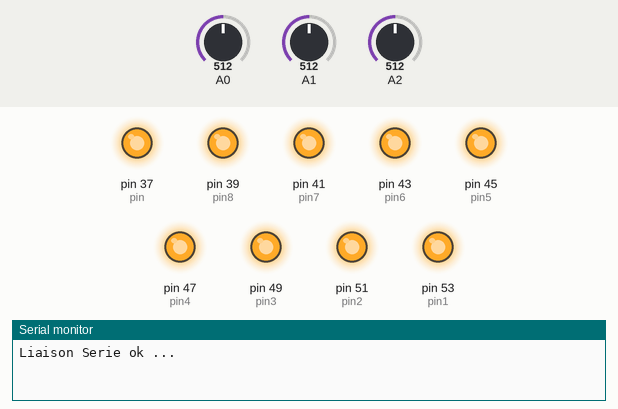
Recording of a sketch running on a simulated Arduino Mega 2560, built for the host (arithmetic inside an expression is 32-bit, double 64-bit). On the bench: output pins drawn as LEDs (lit = HIGH), the last lines printed to the serial monitor. The inputs (shaded band) are chosen by the test bench; at power-on: A0 = 512, A1 = 512, A2 = 512.

Above: at 0.1 s.
At 2.2 s:
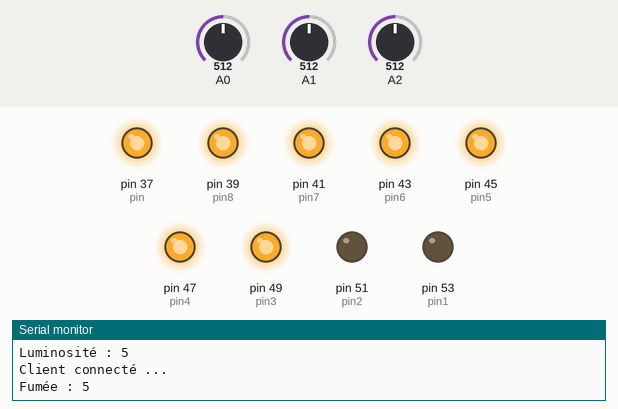
2.3 s: A0 set to 1011
5.3 s: A0 set to 1023
8.3 s: A1 set to 1015
9.8 s: A1 set to 1023
11.3 s: A2 set to 1004
14.3 s: A2 set to 1023
Timing chart, 0 to 16.8 s (numbered marks = the images above; inputs shaded):
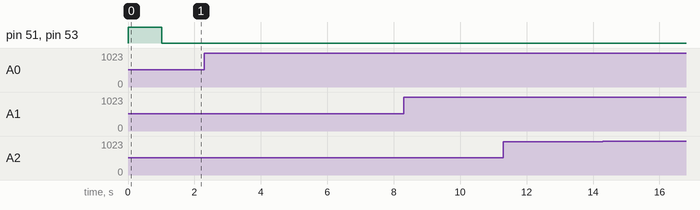

The sketch:

V5.ino
```cpp
#include <SPI.h>
#include <Ethernet.h>

const int pin = 37;
const int pin8 = 39; // Ventilateur Bas
const int pin7 = 41; // Ventilateur Haut
const int pin6 = 43; // Led en haut à gauche
const int pin5 = 45; // Led tunnel  gauche - HIGH = Rouge, LOW = Vert
const int pin4 = 47; // Led tunnel droite - HIGH = Rouge, LOW = Vert
const int pin3 = 49; // Lampadaires
const int pin2 = 51; // Lampadaires
const int pin1 = 53; // Lampadaires

/*const int potentiometerPin1 = A0; //Fumee
  const int potentiometerPin2 = A1; //C02
  const int potentiometerPin3 = A2; //Luminosité*/

String requete;

/* Connexion ethernet */
// L'adresse MAC du shield
byte mac[] = { 0xDE, 0xAD, 0xBE, 0xEF, 0xFE, 0xED };
// L'adresse IP que prendra le shield
byte ip[] = { 10, 194, 196, 35 };
// L'adresse IP de la passerelle
byte gateway[] = { 10, 194, 196, 254 };
// Attachement d'un objet "server" sur le port 2000
EthernetServer server(212);

void setup()
{

  // Initialisation liaison série
  Serial.begin(9600);

  pinMode(pin, OUTPUT);
  pinMode(pin1, OUTPUT);
  pinMode(pin2, OUTPUT);
  pinMode(pin3, OUTPUT);
  pinMode(pin4, OUTPUT);
  pinMode(pin5, OUTPUT);
  pinMode(pin6, OUTPUT);
  pinMode(pin7, OUTPUT);
  pinMode(pin8, OUTPUT);

  digitalWrite(pin, HIGH);
  digitalWrite(pin1, HIGH);
  digitalWrite(pin2, HIGH);
  digitalWrite(pin3, HIGH);
  digitalWrite(pin4, HIGH);
  digitalWrite(pin5, HIGH);
  digitalWrite(pin6, HIGH);
  digitalWrite(pin7, HIGH);
  digitalWrite(pin8, HIGH);

  Serial.println("Liaison Serie ok ...");
  // Configuration de la ethernet shield et du server
  Ethernet.begin(mac, ip, gateway);
  server.begin();
  // Donne une seconde au shield pour s'initialiser
  delay(1000);
  Serial.println("Serveur ok ...");

}

void loop()
{
  // Attente de la connexion d'un client
  EthernetClient client = server.available();

  /*int val1 = analogRead(potentiometerPin1);
    int val2 = analogRead(potentiometerPin2);
    int val3 = analogRead(potentiometerPin3);

    float realval1 = val1/1000;
    float realval2 = val2/1000;
    float realval3 = val3/1000;*/

  int potentiometerValueA0 = analogRead(A0);
  int potentiometerValueA1 = analogRead(A1);
  int potentiometerValueA2 = analogRead(A2);

  int valFumee = map(potentiometerValueA0, 0, 1023, 0, 10);
  int valCo2 = map(potentiometerValueA1, 0, 1023, 0, 10);
  int valLumi = map(potentiometerValueA2, 0, 1023, 0, 10);


  Serial.print("Fumée : ");
  Serial.println(valFumee);
  Serial.print("CO2 : ");
  Serial.println(valCo2);
  Serial.print("Luminosité : ");
  Serial.println(valLumi);

  /*requete = "GET http://127.0.0.1:8888/ProjetCTR/insertion.php?valLum=";
  requete.concat(valFumee);
  requete += "&valFumee=";
  requete.concat(valCo2);
  requete += "&valCo2=";
  requete.concat(valLumi);
  //requete += " HTTP/1.1";
  Serial.println(requete);
  client.println(requete);
  delay(2000);*/

  //if (client && client.connected()) {

    Serial.println("Client connecté ...");
    //////////////////////////////////////////////////////////////////////////
    ///////////////////////   LAMPADAIRES 1/3   /////////////////////////////
    if (valLumi < 2.5) {
      digitalWrite(pin1, LOW);
      digitalWrite(pin2, LOW);
      digitalWrite(pin3, HIGH); // Obligé de ne pas l'allumer à cause d'un problème d'alimentation
    }
    else if (2.5 <= valLumi <= 5)
    {
      digitalWrite(pin1, LOW);
      digitalWrite(pin2, LOW);
      digitalWrite(pin3, HIGH);
    }

    else if (5 < valLumi <= 7.5)
    {
      digitalWrite(pin1, LOW);
      digitalWrite(pin2, HIGH);
      digitalWrite(pin3, HIGH);
    }
    else if (valLumi > 7.5)
    {
      digitalWrite(pin1, HIGH);
      digitalWrite(pin2, HIGH);
      digitalWrite(pin3, HIGH);
    }


    /*        case 'F': // éteindre la led
              digitalWrite(pin3, HIGH);
              Serial.println("Eteindre lampadaires 3/3");
              break;

      //////////////////////////////////////////////////////////////////////////
      ///////////////////////   LED TUNNEL DROITE   ///////////////////////////

            case 'G': // LED Verte
              digitalWrite(pin4, LOW);
              Serial.println("LED Verte");
              break;

            case 'H': // LED Rouge
              digitalWrite(pin4, HIGH);
              Serial.println("LED Rouge");
              break;

      //////////////////////////////////////////////////////////////////////////
      ///////////////////////   LED TUNNEL GAUCHE   ///////////////////////////

            case 'I': // LED Verte
              digitalWrite(pin5, LOW);
              Serial.println("LED Verte");
              break;

            case 'J': // LED Rouge
              digitalWrite(pin5, HIGH);
              Serial.println("LED Rouge");
              break;

      //////////////////////////////////////////////////////////////////////////
      ///////////////////////   LED EN HAUT A GAUCHE   ////////////////////////

            case 'K': // LED Allumée
              digitalWrite(pin6, LOW);
              Serial.println("Allumage de la led");
              break;

            case 'L': // LED éteinte
              digitalWrite(pin6, HIGH);
              Serial.println("Eteindre la led");
              break;

      //////////////////////////////////////////////////////////////////////////
      ///////////////////////   VENTILATEUR HAUT   ////////////////////////////

            case 'M': // Allumage Ventilateur
              digitalWrite(pin7, LOW);
              Serial.println("Allumage Ventilateur");
              break;

            case 'N': // Eteindre Ventilateur
              digitalWrite(pin7, HIGH);
              Serial.println("Eteindre la led ...");
              break;

      //////////////////////////////////////////////////////////////////////////
      ///////////////////////   VENTILATEUR BAS   /////////////////////////////

            case 'O': // Allumage Ventilateur
             Serial.println("E : ");
              digitalWrite(pin8, LOW);
              Serial.println("Allumage Ventilateur");
              break;

            case 'P': // Eteindre Ventilateur
            Serial.println("F : ");
              digitalWrite(pin8, HIGH);
              Serial.println("Eteindre Ventilateur");
              break; */

  //}
}
```
